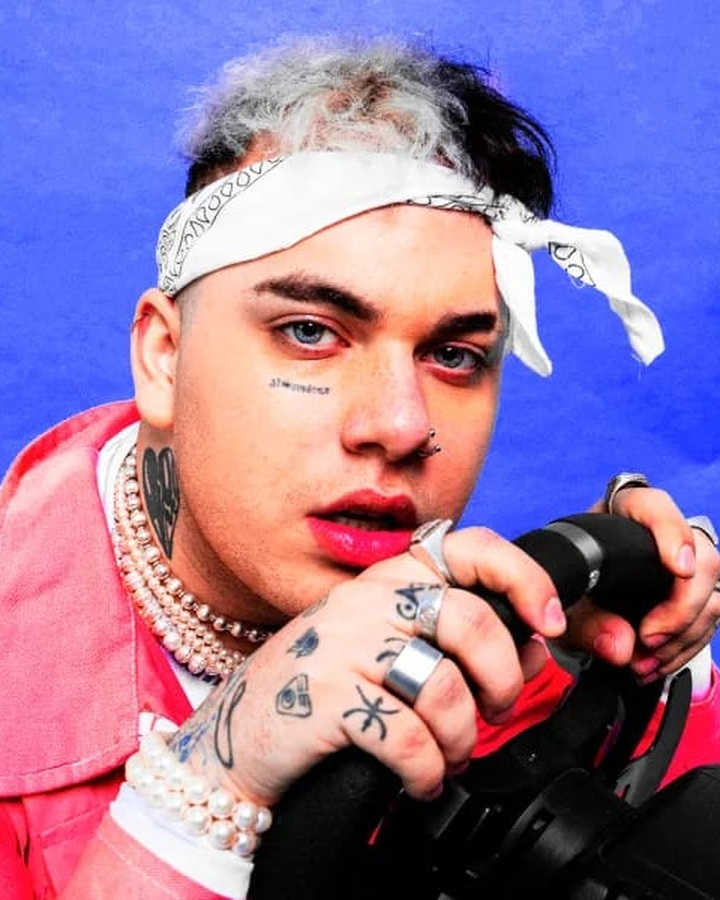
#> input picture originales/art-asan.jpg, 720 x 900 px; its folder holds 4 pictures in this run
$ python imagenes.py
#> lines starting #> are read from the running program, lines starting #| are printed output that depends on the picture
"""Genera las imágenes del sitio en WebP a partir de los originales.

    python tools/imagenes.py

Lee originales/*.jpg y escribe en public/assets/media/ un WebP por cada ancho
de ANCHOS (nombre-800.webp, nombre-1280.webp...). Las que se muestran a un solo tamaño
salen como nombre.webp. Nunca agranda: si el original es más chico, se omite ese ancho.
Los originales no se publican: Vercel solo sirve lo que Astro genera en dist/.
"""
import os
import sys
from PIL import Image, ImageOps

ROOT = os.path.dirname(os.path.dirname(os.path.abspath(__file__)))
SRC = os.path.join(ROOT, 'originales')
OUT = os.path.join(ROOT, 'public', 'assets', 'media')
CALIDAD = 86  # WebP con pérdida: a 86 no se notan diferencias con el JPG original
# Fotos de fondo oscuras: más calidad para que las sombras no muestren escalones debajo de la capa negra
CALIDAD_DE = {'sala-frente': 88}

# anchos por imagen; None = un solo archivo al tamaño original
ANCHOS = {
    'sala-frente': [800, 1280, 2000],
    'casa-sala': [480, 715], 'galeria-sala': [600, 900],
    'cierre-sala': [800, 1200, 1500],
    'svc-grabacion': [500, 1000], 'svc-mezcla': [500, 1000], 'svc-mastering': [500, 1000],
    'svc-produccion': [500, 1000], 'svc-sala': [500, 1000],
    'merch-chomba': [450, 900], 'merch-stickers': [450, 900], 'merch-mouse-pad': [450, 900], 'merch-cd': [450, 900],
    'merch-chomba-tecnico': [900, 1600], 'merch-cd-trasera': [685],
    'teca-rmx': [240, 360, 540, 720], 'cinema': [240, 360, 540, 720], 'debo-cambiar': [240, 360, 540, 720], 'serotonina': [240, 360, 540, 720],
    'trapicheo': [240, 360, 540, 720], 'pochoclos': [240, 360, 540, 720], 'neo': [240, 360, 540, 720],
}


def guardar(im, path, calidad=CALIDAD):
    im.save(path, 'WEBP', quality=calidad, method=6)


def main():
    total_antes = total_despues = 0
    for f in sorted(os.listdir(SRC)):
        name, ext = os.path.splitext(f)
        if ext.lower() not in ('.jpg', '.jpeg', '.png'):
            continue
        src = os.path.join(SRC, f)
        im = ImageOps.exif_transpose(Image.open(src)).convert('RGB')
#> im is the input picture: PIL image 720x900 RGB; mean R, G, B 149.3, 119.8, 159.2
        total_antes += os.path.getsize(src)
        # fotos de artistas (art-*): 360 y 720 px
        anchos = ANCHOS.get(name) or ([360, 720] if name.startswith('art-') else None)
        salidas = []
        if not anchos:
            out = os.path.join(OUT, name + '.webp')
            guardar(im, out, CALIDAD_DE.get(name, CALIDAD))
            salidas.append(out)
        else:
            for w in anchos:
                if w > im.width:
                    continue
                h = round(im.height * w / im.width)
                out = os.path.join(OUT, f'{name}-{w}.webp')
                guardar(im if w == im.width else im.resize((w, h), Image.LANCZOS), out, CALIDAD_DE.get(name, CALIDAD))
                salidas.append(out)
#> this loop made 2 passes
#> pass 1, in guardar, `im.save(path, 'WEBP', quality=calidad, method=6)`:
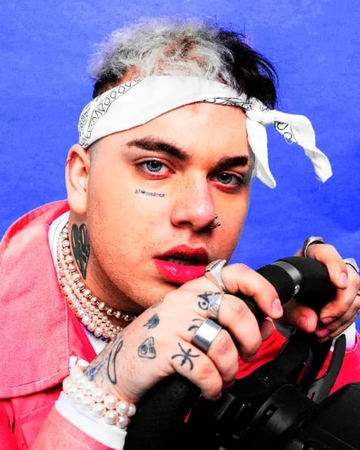
#> saved as art-asan-360.webp: PIL image 360x450 RGB; mean R, G, B 149.3, 119.8, 159.2
#> after the loop, salidas = 2 items
        mayor = os.path.getsize(salidas[-1])
#> mayor = 75456
        total_despues += mayor
#> total_despues = 75456
        print(f'{f:24} {os.path.getsize(src) // 1024:>4} KB -> {mayor // 1024:>4} KB  ({len(salidas)} tamaños)')
#| art-asan.jpg              168 KB ->   73 KB  (2 tamaños)
#> pass 2 of the loop in main, `for f in sorted(os.listdir(SRC)):`:
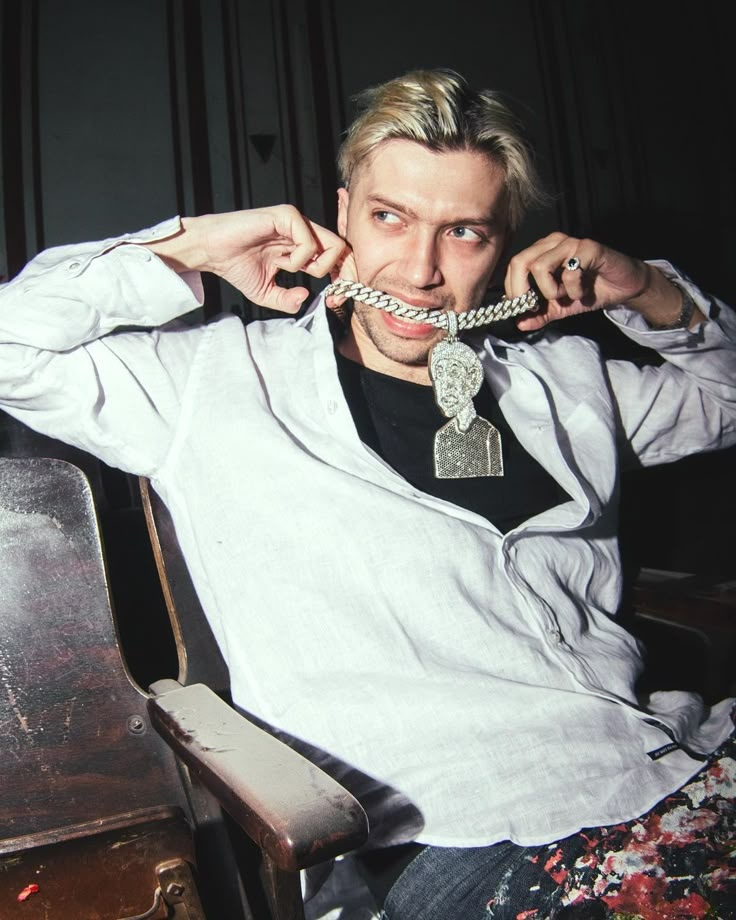
#> input picture originales/art-bhavi.jpg, 736 x 920 px
#> in main, im is the input picture: PIL image 736x920 RGB; mean R, G, B 119.7, 118.9, 116.3
#> the loop in main, `for w in anchos:` made 2 passes
#> pass 1, in guardar (call 3), `im.save(path, 'WEBP', quality=calidad, method=6)`:
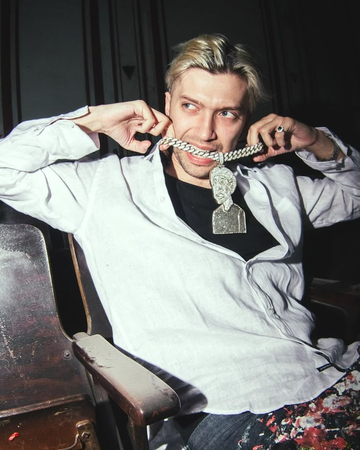
#> saved as art-bhavi-360.webp: PIL image 360x450 RGB; mean R, G, B 119.7, 118.9, 116.3
#> mayor = 79140
#> total_despues = 154596
#| art-bhavi.jpg             158 KB ->   77 KB  (2 tamaños)
#> pass 3 of the loop in main, `for f in sorted(os.listdir(SRC)):`:
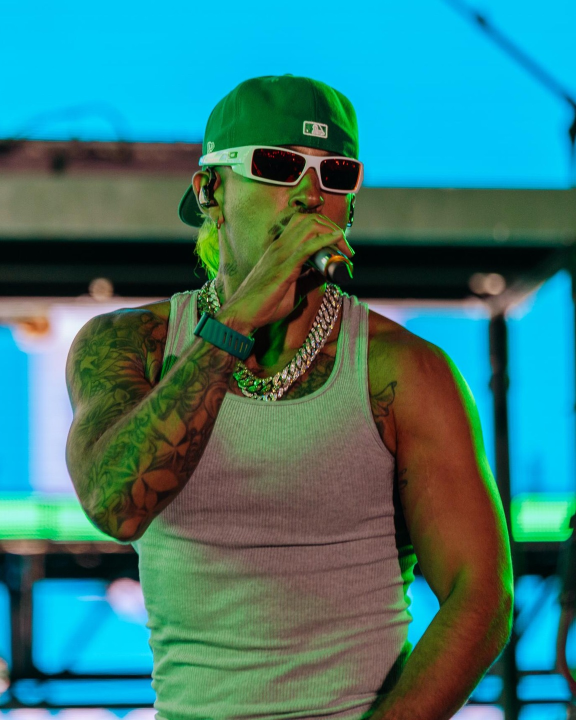
#> input picture originales/art-feid.jpg, 1152 x 1440 px (shown at 1/2 size)
#> in main, im is the input picture: PIL image 1152x1440 RGB; mean R, G, B 56.2, 121.7, 118.9
#> the loop in main, `for w in anchos:` made 2 passes
#> pass 1, in guardar (call 5), `im.save(path, 'WEBP', quality=calidad, method=6)`:
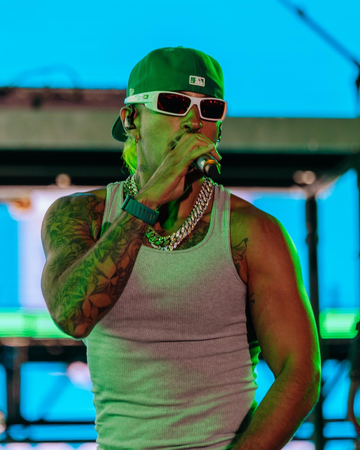
#> saved as art-feid-360.webp: PIL image 360x450 RGB; mean R, G, B 56.2, 121.7, 118.9
#> pass 2, in guardar (call 6), `im.save(path, 'WEBP', quality=calidad, method=6)`:
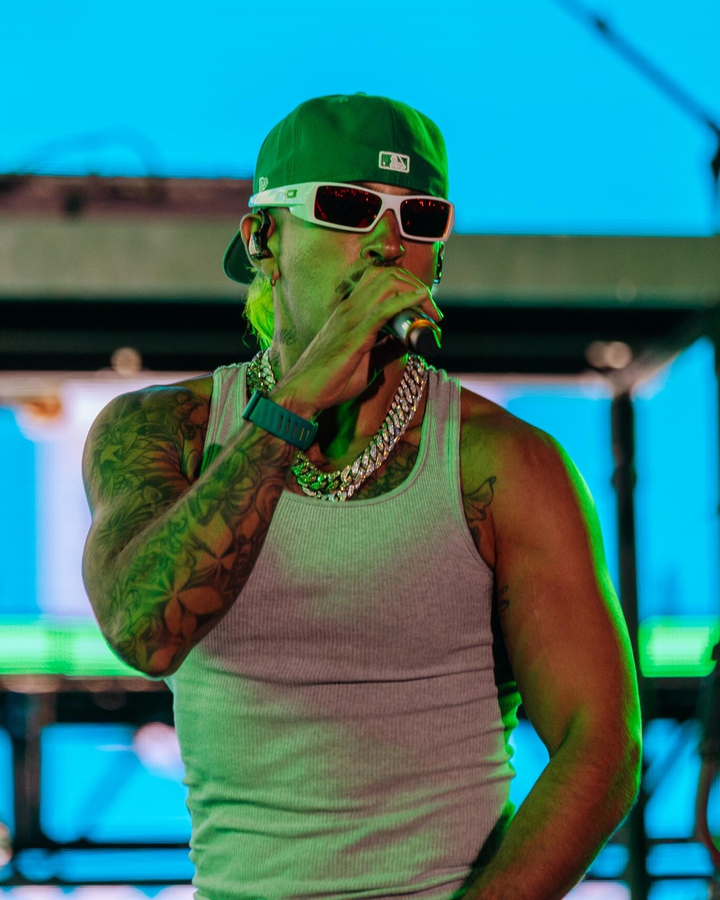
#> saved as art-feid-720.webp: PIL image 720x900 RGB; mean R, G, B 56.2, 121.7, 118.9
#> mayor = 66684
#> total_despues = 221280
#| art-feid.jpg              346 KB ->   65 KB  (2 tamaños)
#> the loop made 4 passes; the first 3 are shown
    print(f'\nMismo tamaño que el original: {total_antes // 1024} KB -> {total_despues // 1024} KB')


if __name__ == '__main__':
    sys.exit(main())
#> (the program exits here)
